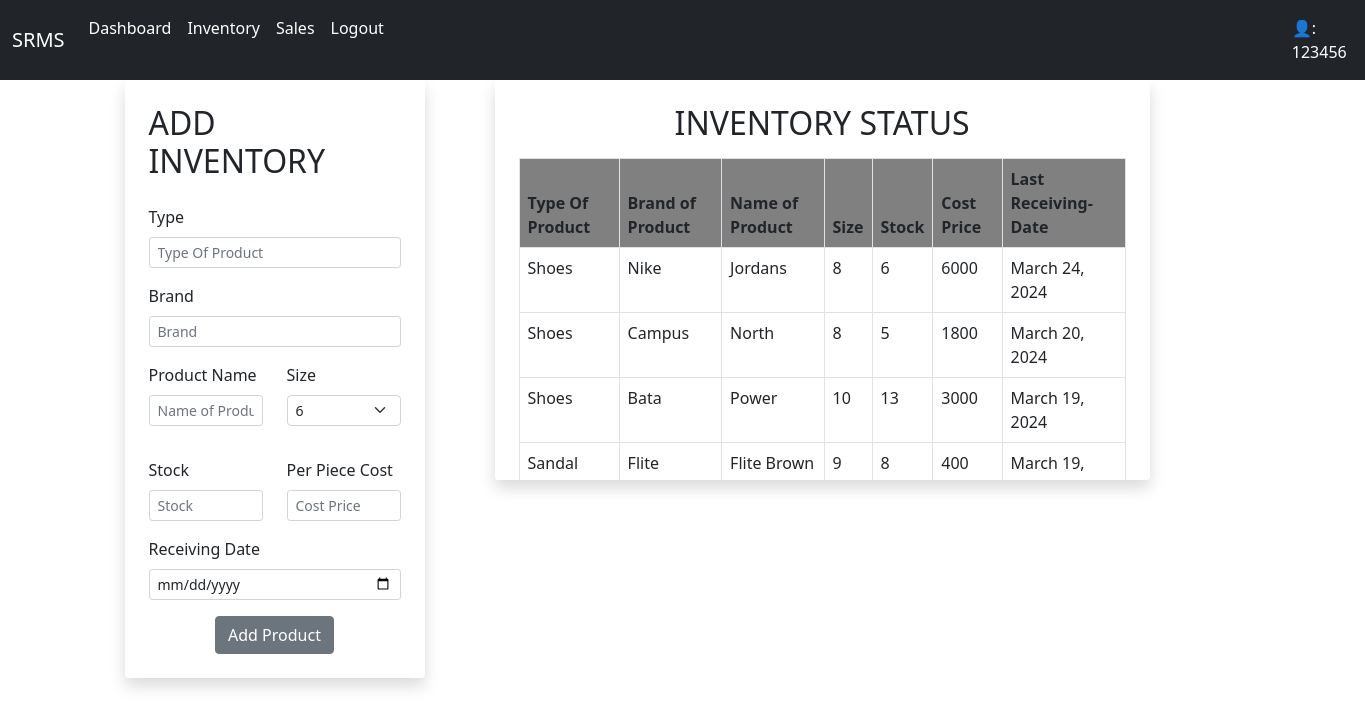
/inventory/ (signed in), run on the app's committed database.
### inventory/models.py (models this page shows)
class Inventory(models.Model):
    username=models.CharField(max_length=20)
    P_Type=models.CharField(max_length=20)
    p_Name=models.CharField(max_length=15)
    P_Brand=models.CharField(max_length=10)
    P_Stock=models.IntegerField()
    R_date=models.DateField(null=True,blank=True)
    cost=models.IntegerField()
    P_Size = models.IntegerField()

### inventory/views.py (the view, shortened to what this page needs)
# urls.py: path('inventory/',iviews.inventory,name='inventory'),
@login_required(login_url='login')
def inventory(request):
    user = request.user
    username = user.username
    queryset = Inventory.objects.filter(username=username).order_by('-R_date')
    context = {"Inventory": queryset}
    return render(request, 'inventory/inventory.html', context=context)

### templates/inventory/inventory.html (shortened to what this page needs)
{% extends 'inventory/base.html' %}
{% block content %}
<div class="container">
  <div class="row">
    <div class="col-md-6">
      <form class="form-container" method="post">
        <div class="shadow p-4 mb-3 bg-white rounded" style="padding-left: 50px; max-width: 300px;">
          <h2 class="mb-4">ADD INVENTORY</h2>
          <div class="mb-3">
            <label for="formGroupExampleInput2" class="form-label">Type</label>
            <input type="text" class="form-control form-control-sm" id="formGroupExampleInput2" placeholder="Type Of Product" name="typeofproduct" required>
          </div>
          <div class="mb-3">
            <label for="formGroupExampleInput2" class="form-label">Brand</label>
            <input type="text" class="form-control form-control-sm" id="formGroupExampleInput2" placeholder="Brand" name="brand" required>
          </div>
          <div class="row mb-3">
            <div class="col-md-6">
              <div class="mb-3">
                <label for="formGroupExampleInput" class="form-label">Product Name</label>
                <input type="text" class="form-control form-control-sm" id="formGroupExampleInput" placeholder="Name of Product" name="nameofproduct" required>
              </div>
            </div>
            <div class="col-md-6">
              <div class="mb-3">
                <label for="shoeSize" class="form-label">Size</label>
                <select class="form-select form-select-sm" id="shoeSize" name="shoesize" required>
                  <option value="6">6</option>
                </select>
              </div>
            </div>
          </div>
          <div class="row">
            <div class="col">
              <div class="mb-3">
                <label for="formGroupExampleInput2" class="form-label">Stock</label>
                <input type="text" class="form-control form-control-sm" id="formGroupExampleInput2" placeholder="Stock" name="stock" required>
              </div>
            </div>
            <div class="col">
              <div class="mb-3">
                <label for="formGroupExampleInput2" class="form-label">Per Piece Cost</label>
                <input type="text" class="form-control form-control-sm" id="formGroupExampleInput2" placeholder="Cost Price" name="costprice" required>
              </div>
            </div>
          </div>
          <div class="mb-3">
            <label for="formGroupExampleInput2" class="form-label">Receiving Date</label>
            <input type="date" class="form-control form-control-sm" id="formGroupExampleInput2" name="rdate" required>
          </div>
          <button type="submit" class="btn btn-secondary d-block mx-auto">Add Product</button>
        </div>
      </form>
    </div>
    <div class="col-md-6" style="margin-left: -200px;">
      <div class="shadow p-4 mb-3 bg-white rounded" style="width: 120%; overflow-y: auto; max-height: 400px;">
        <h2 class="text-center mb-3">INVENTORY STATUS</h2>
        <div class="InventoryStatus">
          <table class="table table-bordered table-hover">
            <thead style="background-color: gray;">
              <tr>
                <th>Type Of Product</th>
                <th>Brand of Product</th>
                <th>Name of Product</th>
                <th>Size</th>
                <th>Stock</th>
                <th>Cost Price</th>
                <th>Last Receiving-Date</th>
              </tr>
            </thead>
            <tbody>
              {% for item in Inventory %}
              {% if item.username == user.username %}
              <tr>
                <td>{{ item.P_Type }}</td>
                <td>{{ item.P_Brand }}</td>
                <td>{{ item.p_Name }}</td>
                <td>{{ item.P_Size }}</td>
                <td>{{ item.P_Stock}}</td>
                <td>{{ item.cost }}</td>
                <td>{{ item.R_date }}</td>
              </tr>
              {% endif %}
              {% endfor %}
            </tbody>
          </table>
        </div>
      </div>
    </div>
  </div>
</div>
{% endblock %}

### templates/inventory/base.html (shortened to what this page needs)
<!DOCTYPE html>
<html lang="en">
<head>
    <link href="https://cdn.jsdelivr.net/npm/bootstrap@5.0.2/dist/css/bootstrap.min.css" rel="stylesheet">
</head>
<body>
  <nav class="navbar navbar-expand-lg navbar-dark bg-dark">
        <div class="container-fluid">
          <a class="navbar-brand" href="#">SRMS</a>
          <div class="collapse navbar-collapse" id="navbarNavAltMarkup">
            <div class="navbar-nav">
              <a class="nav-link active" aria-current="page" href="{% url 'dashboard'%}">Dashboard</a>
              <a class="nav-link active" aria-current="page" href="{% url 'inventory'%}">Inventory</a>
              <a class="nav-link active" aria-current="page" href="{% url 'sales'%}">Sales</a>
              <a class="nav-link active" aria-current="page" href="{% url 'logout'%}">Logout</a>
              <a class="nav-link active" aria-current="page" href="{% url 'profile'%}" style="color: white; padding-left: 900px;">&#128100;: {{ user.username }}</a>
            </div>
          </div>
        </div>
      </nav>
    {% block content%}
    {% endblock %}
</body>
</html>

### data on the page
Inventory: P_Type "Shoes", P_Brand "Nike", p_Name "Jordans", P_Size "8", P_Stock "6", cost "6000", R_date "March 24, 2024"
Inventory: P_Type "Shoes", P_Brand "Campus", p_Name "North", P_Size "8", P_Stock "5", cost "1800", R_date "March 20, 2024"
Inventory: P_Type "Shoes", P_Brand "Bata", p_Name "Power", P_Size "10", P_Stock "13", cost "3000", R_date "March 19, 2024"
Inventory: P_Type "Sandal", P_Brand "Flite", p_Name "Flite Brown", P_Size "9", P_Stock "8", cost "400", R_date "March 19,…"

### other printed values
{{ user.username }} "123456"
